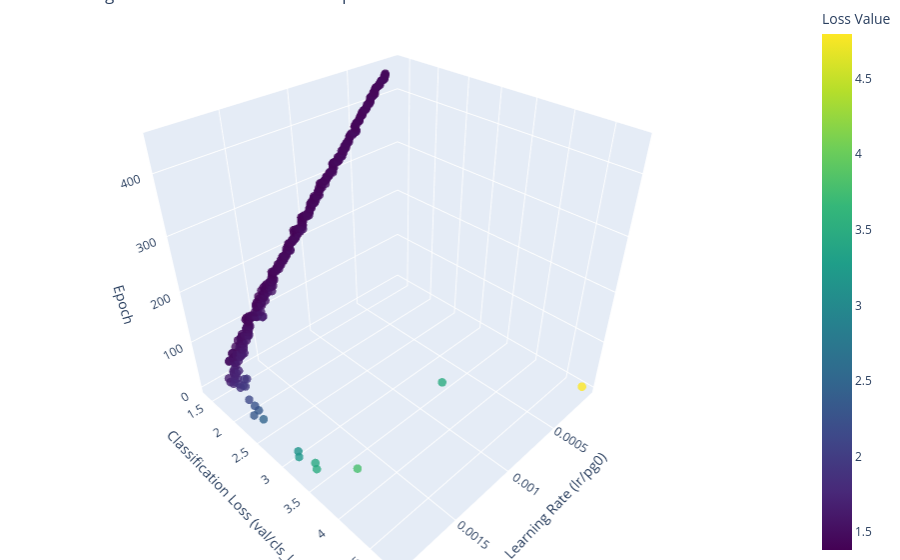

The code cell stored with this chart in its notebook:
### Markdown cell above
_**NOTA:** `patience`=100 para EarlyStop_

### Code cell
graph_LrLoss_3D(df1)

### Figure 1 — Plotly figure (JSON) as saved in the notebook; plotly's stock layout.template omitted (floating-point values rounded to 4 significant figures; data arrays with more than 128 entries replaced by an {"elided": "..."} marker saying what was removed)
{"data": [{"marker": {"color": {"elided": "445 float values"}, "colorbar": {"title": {"text": "Loss Value"}}, "colorscale": [[0, "#440154"], [0.1111, "#482878"], [0.2222, "#3e4989"], [0.3333, "#31688e"], [0.4444, "#26828e"], [0.5556, "#1f9e89"], [0.6667, "#35b779"], [0.7778, "#6ece58"], [0.8889, "#b5de2b"], [1, "#fde725"]], "opacity": 0.8, "size": 5}, "mode": "markers", "type": "scatter3d", "x": {"elided": "445 float values"}, "y": {"elided": "445 float values"}, "z": {"elided": "445 int values"}}], "layout": {"margin": {"b": 0, "l": 0, "r": 0, "t": 0}, "scene": {"xaxis": {"title": {"text": "Learning Rate (lr/pg0)"}}, "yaxis": {"title": {"text": "Classification Loss (val/cls_loss)"}}, "zaxis": {"title": {"text": "Epoch"}}}, "title": {"text": "Learning Rate vs. Validation Loss vs. Epoch"}}}
